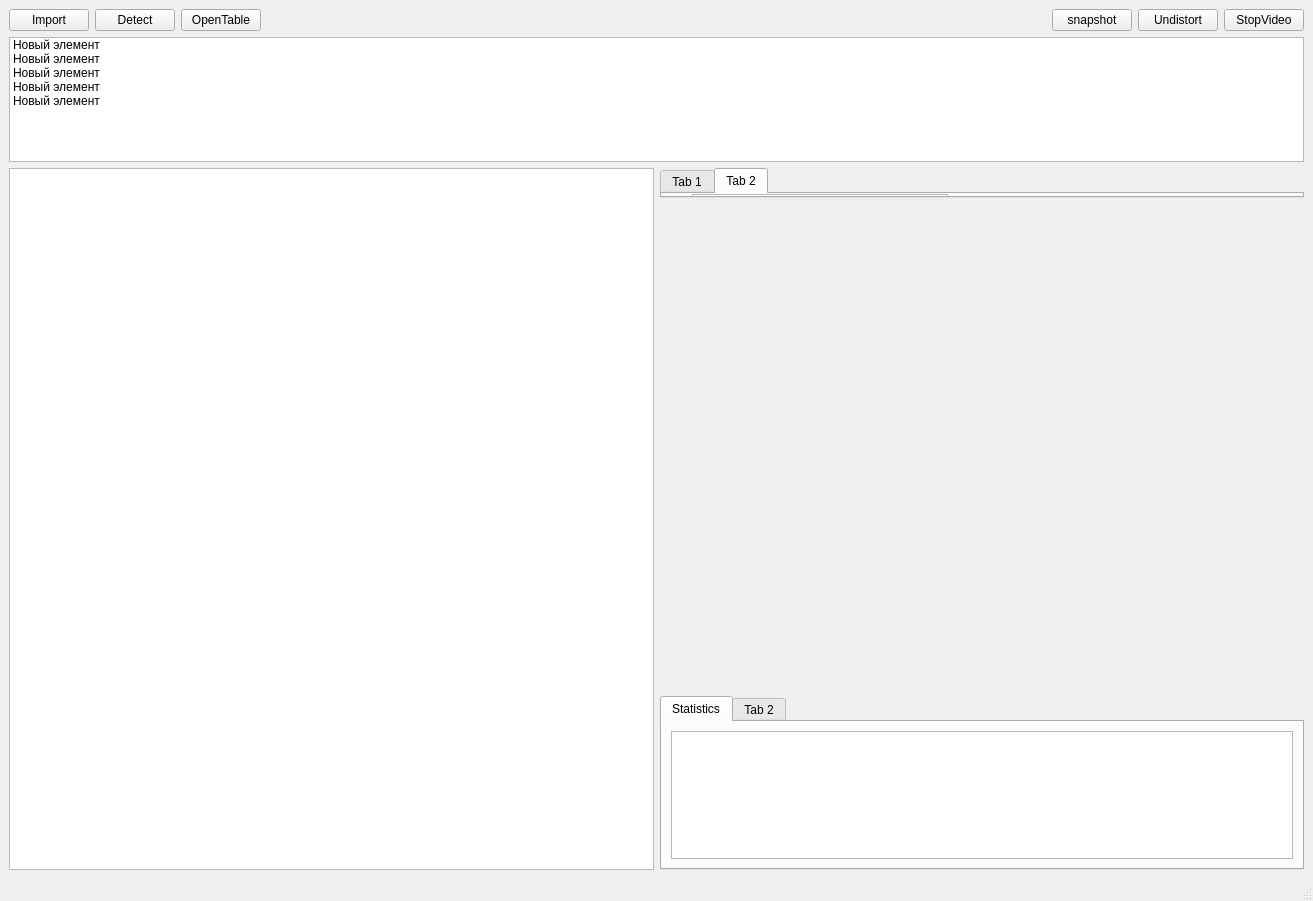
<?xml version="1.0" encoding="UTF-8"?>
<ui version="4.0">
 <class>MainWindow</class>
 <widget class="QMainWindow" name="MainWindow">
  <property name="geometry">
   <rect>
    <x>0</x>
    <y>0</y>
    <width>1313</width>
    <height>901</height>
   </rect>
  </property>
  <property name="windowTitle">
   <string>MainWindow</string>
  </property>
  <widget class="QWidget" name="centralwidget">
   <layout class="QVBoxLayout" name="verticalLayout">
    <item>
     <layout class="QHBoxLayout" name="horizontalLayout_3">
      <item>
       <widget class="QPushButton" name="btn_setImg">
        <property name="text">
         <string>Import</string>
        </property>
       </widget>
      </item>
      <item>
       <widget class="QPushButton" name="btn_detect">
        <property name="text">
         <string>Detect</string>
        </property>
       </widget>
      </item>
      <item>
       <widget class="QPushButton" name="OpenTable">
        <property name="text">
         <string>OpenTable</string>
        </property>
       </widget>
      </item>
      <item>
       <spacer name="horizontalSpacer">
        <property name="orientation">
         <enum>Qt::Horizontal</enum>
        </property>
        <property name="sizeHint" stdset="0">
         <size>
          <width>40</width>
          <height>20</height>
         </size>
        </property>
       </spacer>
      </item>
      <item>
       <widget class="QLabel" name="labelFileOpen">
        <property name="text">
         <string/>
        </property>
       </widget>
      </item>
      <item>
       <spacer name="horizontalSpacer_2">
        <property name="orientation">
         <enum>Qt::Horizontal</enum>
        </property>
        <property name="sizeHint" stdset="0">
         <size>
          <width>40</width>
          <height>20</height>
         </size>
        </property>
       </spacer>
      </item>
      <item>
       <widget class="QPushButton" name="btn_snapshoot">
        <property name="text">
         <string>snapshot</string>
        </property>
       </widget>
      </item>
      <item>
       <widget class="QPushButton" name="chekResultInVideoStream">
        <property name="text">
         <string>Undistort</string>
        </property>
       </widget>
      </item>
      <item>
       <widget class="QPushButton" name="btn_stopVideo">
        <property name="text">
         <string>StopVideo</string>
        </property>
       </widget>
      </item>
     </layout>
    </item>
    <item>
     <widget class="QListWidget" name="listWidget">
      <item>
       <property name="text">
        <string>Новый элемент</string>
       </property>
      </item>
      <item>
       <property name="text">
        <string>Новый элемент</string>
       </property>
      </item>
      <item>
       <property name="text">
        <string>Новый элемент</string>
       </property>
      </item>
      <item>
       <property name="text">
        <string>Новый элемент</string>
       </property>
      </item>
      <item>
       <property name="text">
        <string>Новый элемент</string>
       </property>
      </item>
     </widget>
    </item>
    <item>
     <layout class="QHBoxLayout" name="horizontalLayout_5">
      <item>
       <widget class="QTableWidget" name="tableWidget"/>
      </item>
      <item>
       <layout class="QVBoxLayout" name="verticalLayout_5">
        <item>
         <widget class="QTabWidget" name="tabWidget_2">
          <property name="currentIndex">
           <number>1</number>
          </property>
          <widget class="QWidget" name="tab">
           <attribute name="title">
            <string>Tab 1</string>
           </attribute>
          </widget>
          <widget class="QWidget" name="tab_2">
           <attribute name="title">
            <string>Tab 2</string>
           </attribute>
           <widget class="QToolBox" name="toolBox">
            <property name="geometry">
             <rect>
              <x>60</x>
              <y>10</y>
              <width>381</width>
              <height>171</height>
             </rect>
            </property>
            <property name="currentIndex">
             <number>0</number>
            </property>
            <widget class="QWidget" name="page_3">
             <property name="geometry">
              <rect>
               <x>0</x>
               <y>0</y>
               <width>381</width>
               <height>101</height>
              </rect>
             </property>
             <attribute name="label">
              <string>Page 1</string>
             </attribute>
            </widget>
            <widget class="QWidget" name="page_4">
             <property name="geometry">
              <rect>
               <x>0</x>
               <y>0</y>
               <width>100</width>
               <height>30</height>
              </rect>
             </property>
             <attribute name="label">
              <string>Page 2</string>
             </attribute>
            </widget>
           </widget>
           <widget class="QTextBrowser" name="textBrowser">
            <property name="geometry">
             <rect>
              <x>30</x>
              <y>0</y>
              <width>256</width>
              <height>192</height>
             </rect>
            </property>
           </widget>
          </widget>
         </widget>
        </item>
        <item>
         <widget class="QStackedWidget" name="stackedWidget">
          <widget class="QWidget" name="page"/>
          <widget class="QWidget" name="page_2"/>
         </widget>
        </item>
        <item>
         <widget class="QLabel" name="widget_img">
          <property name="minimumSize">
           <size>
            <width>640</width>
            <height>480</height>
           </size>
          </property>
          <property name="maximumSize">
           <size>
            <width>640</width>
            <height>480</height>
           </size>
          </property>
          <property name="text">
           <string/>
          </property>
         </widget>
        </item>
        <item>
         <widget class="QTabWidget" name="tabWidget">
          <property name="currentIndex">
           <number>0</number>
          </property>
          <widget class="QWidget" name="tab_3">
           <attribute name="title">
            <string>Statistics</string>
           </attribute>
           <layout class="QVBoxLayout" name="verticalLayout_4">
            <item>
             <widget class="QTextEdit" name="calibOutputTextEdit">
              <property name="maximumSize">
               <size>
                <width>16777215</width>
                <height>256</height>
               </size>
              </property>
              <property name="font">
               <font>
                <pointsize>12</pointsize>
                <bold>false</bold>
               </font>
              </property>
             </widget>
            </item>
           </layout>
          </widget>
          <widget class="QWidget" name="tab_4">
           <attribute name="title">
            <string>Tab 2</string>
           </attribute>
           <layout class="QVBoxLayout" name="verticalLayout_2">
            <item>
             <widget class="QTextEdit" name="texteditErrorsCalib"/>
            </item>
           </layout>
          </widget>
         </widget>
        </item>
       </layout>
      </item>
      <item>
       <layout class="QHBoxLayout" name="horizontalLayout"/>
      </item>
     </layout>
    </item>
   </layout>
  </widget>
  <widget class="QMenuBar" name="menubar">
   <property name="geometry">
    <rect>
     <x>0</x>
     <y>0</y>
     <width>1313</width>
     <height>25</height>
    </rect>
   </property>
  </widget>
  <widget class="QStatusBar" name="statusbar"/>
 </widget>
 <resources/>
 <connections/>
</ui>
